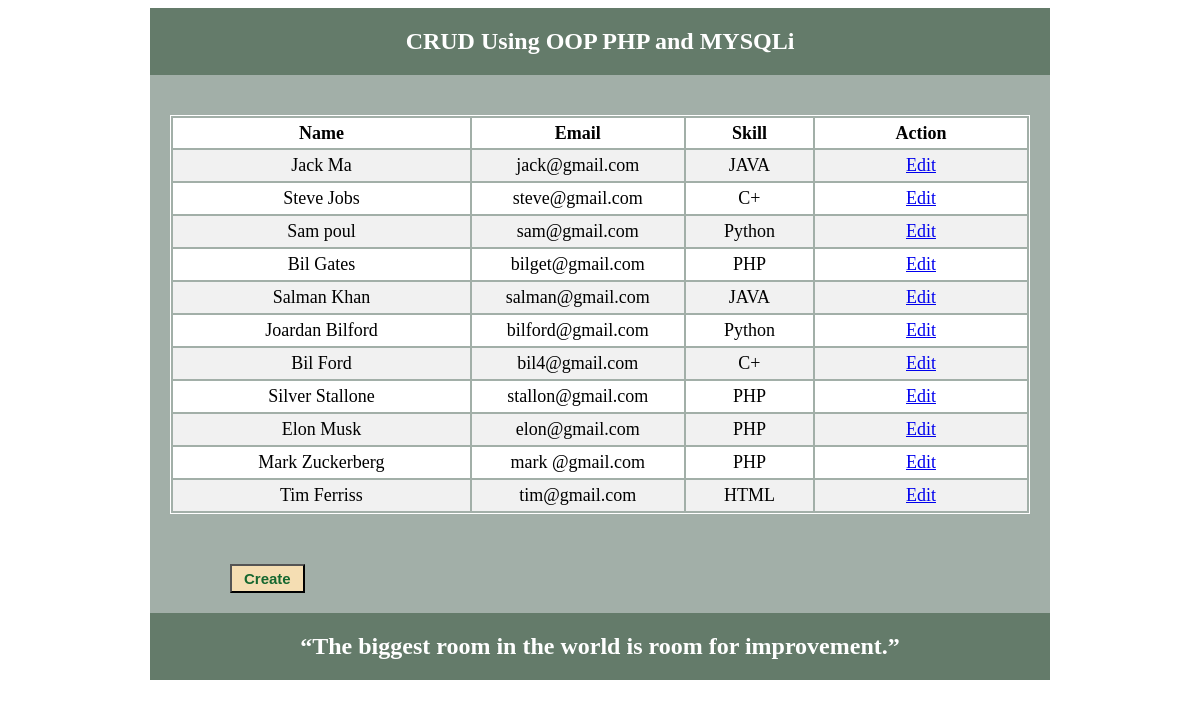
The page / on the database its author committed.
### tables this page shows
CREATE TABLE `tbl_user` (
  `id` int(11) NOT NULL,
  `name` varchar(50) NOT NULL,
  `email` varchar(255) NOT NULL,
  `skill` varchar(50) NOT NULL
);

### lib/Database.php (called while the page is built, shortened)
<?php
	class Database{
		public $host   = DB_HOST;
		public $user   = DB_USER;
		public $pass   = DB_PASS;
		public $dbname = DB_NAME;
		public $link;
		private function connectDB(){
			$this->link = new mysqli($this->host,$this->user,$this->pass,$this->dbname);
		}
		public function select($rcv_query){
			$result = $this->link->query($rcv_query) or die($this->link->error.__LINE__);
			if ($result->num_rows > 0) {
				return $result;
			} else {
				return false;
			}
		}
	}
?>

### index.php (the view, shortened to what this page needs)
<?php
include 'inc/header.php';
include 'lib/Database.php';
?>
<?php
	$db = new Database();
	$read_query = "SELECT * FROM tbl_user";
	$read = $db->select($read_query);
?>
<table class="tblone">
	<tr>
		<th width="35%">Name</th>
		<th width="25%">Email</th>
		<th width="15%">Skill</th>
		<th width="25%">Action</th>
	</tr>
<?php if ($read) { ?>
<?php while($row = $read->fetch_assoc()) { ?>
	<tr>
		<td><?php echo $row['name']; ?></td>
		<td><?php echo $row['email']; ?></td>
		<td><?php echo $row['skill']; ?></td>
		<td><a href="update.php?id=<?php echo urlencode($row['id']);?>">Edit</a></td>
	</tr>
<?php } ?>
<?php } else{ ?>
<p>Data is not available.</p>
<?php } ?>
</table>
<button class="btn"><a href="create.php">Create</a></button>
<?php include 'inc/footer.php';?>

### inc/header.php (shortened to what this page needs)
<!DOCTYPE html>
<html>
<head>
	<link rel="stylesheet" type="text/css" href="inc/style.css">
</head>
<body>
	<div class="phpcoding">
		<section class="headersection">
			<h2>CRUD Using OOP PHP and MYSQLi</h2>
		</section>
		<section class="mainsection">

### inc/footer.php
		</section>
		<section class="footersection">
			<h2>“The biggest room in the world is room for improvement.”</h2>
		</section>
	</div>
</body>
</html>

### inc/style.css (style rules this page uses)
body { font-family: Georgia; }
.phpcoding { width: 900px; margin: 0 auto; background: #a2afa8; }
.headersection, .footersection { background: #647b6a; color: #ffffff; padding: 20px; text-align: center; }
.headersection h2,.footersection h2 { margin: 0; }
.mainsection { min-height: 450px; padding: 20px; font-size: 18px; }
.tblone { width: 100%; border:1px solid #ffffff; margin: 20px 0; }
.tblone td { padding: 5px 10px; text-align: center; }
table.tblone tr:nth-child(2n+1) { background: #ffffff; height: 30px; }
table.tblone tr:nth-child(2n) { background: #f1f1f1; height: 30px; }
.btn { margin-top: 30px; margin-left: 60px; padding: 4px 12px; background: #f5deb3; }
.btn a { text-decoration: none; color: #15672f; font-size: 15px; font-weight: bold; }

### rows shown on the page
tbl_user: name "Jack Ma", email "jack@gmail.com", skill "JAVA"
tbl_user: name "Steve Jobs", email "steve@gmail.com", skill "C+"
tbl_user: name "Sam poul", email "sam@gmail.com", skill "Python"
tbl_user: name "Bil Gates", email "bilget@gmail.com", skill "PHP"
tbl_user: name "Salman Khan", email "salman@gmail.com", skill "JAVA"
tbl_user: name "Joardan Bilford", email "bilford@gmail.com", skill "Python"
tbl_user: name "Bil Ford", email "bil4@gmail.com", skill "C+"
tbl_user: name "Silver Stallone", email "stallon@gmail.com", skill "PHP"
tbl_user: name "Elon Musk", email "elon@gmail.com", skill "PHP"
tbl_user: name "Mark Zuckerberg", email "mark @gmail.com", skill "PHP"
tbl_user: name "Tim Ferriss", email "tim@gmail.com", skill "HTML"
